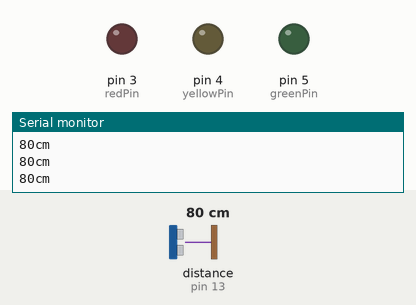
Recording of a sketch running on a simulated Arduino Uno, built with avr-gcc and run on an emulated ATmega328P. On the bench: output pins drawn as LEDs (lit = HIGH), the last lines printed to the serial monitor. Dashed ring = blinking. Inputs (shaded band) come from the test bench; at power-on: distance to the obstacle (sensor on pin 13) 80 cm. The echo pulse lasts 58.3 µs per cm.

Above: at 2.2 s.
2.3 s: distance to the obstacle (sensor on pin 13) set to 22 cm
3.8 s: distance to the obstacle (sensor on pin 13) set to 17 cm
At 4.2 s:
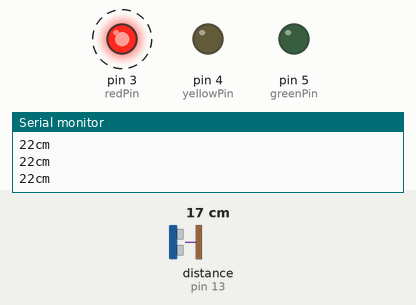
At 14.3 s:
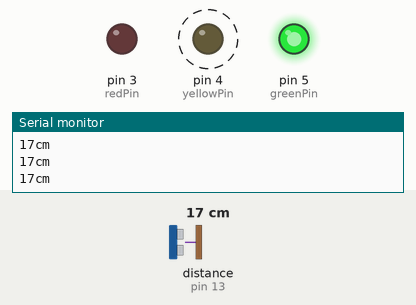
Timing chart, 0 to 15.3 s (numbered marks = the images above; inputs shaded):
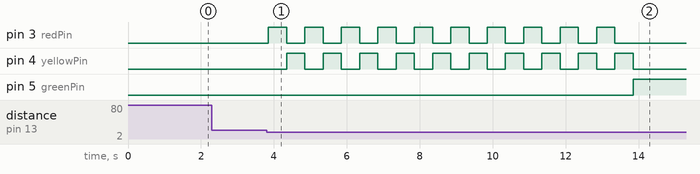

The sketch:

MarsRover_Arduino_IDE.ino
```cpp
#include "SR04.h"
#define TRIG_PIN 13
#define ECHO_PIN 12
SR04 sr04 = SR04(ECHO_PIN,TRIG_PIN);
long a;


int redPin = 3;
int yellowPin = 4;
int greenPin = 5;


void setup() {
 pinMode(redPin, OUTPUT);
 pinMode(yellowPin, OUTPUT);
 pinMode(greenPin, OUTPUT);


 Serial.begin(9600);
 delay(1000);
}

boolean isActivated = false;

void loop() {
  a=sr04.Distance();

  if (a < 20 && !isActivated) {
    for (int i = 0; i < 10; i++) {
      digitalWrite(redPin, HIGH);
      delay(500);
      digitalWrite(redPin, LOW);
      digitalWrite(yellowPin, HIGH);
      delay(500);
      digitalWrite(yellowPin, LOW);
    }

    digitalWrite(redPin, LOW);
    digitalWrite(yellowPin, LOW);
    digitalWrite(greenPin, HIGH);

    isActivated = true;
  }

 Serial.print(a);
 Serial.println("cm");

}
```

Measured:
- the behaviour switches between 20 and 19 cm on distance to the obstacle (sensor on pin 13) (found by bisection; images 0 and 1)
- after the input at 3.8 s, pin 3 (redPin): alternates HIGH for 0.50 s and LOW for 0.50 s, 20 changes in all, then stays LOW, starting after 0.05 s; pin 4 (yellowPin): alternates HIGH for 0.50 s and LOW for 0.50 s, 20 changes in all, then stays LOW, starting after 0.55 s; pin 5 (greenPin): LOW → HIGH after 10.1 s
